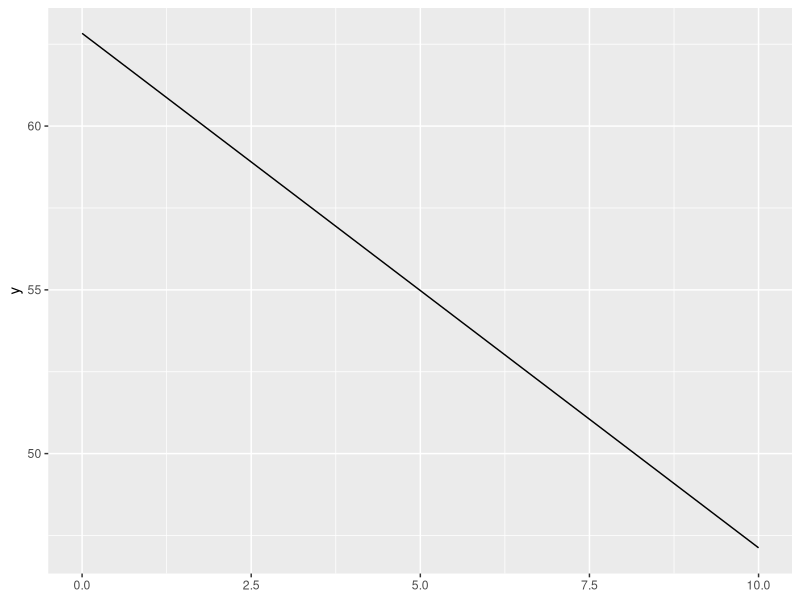
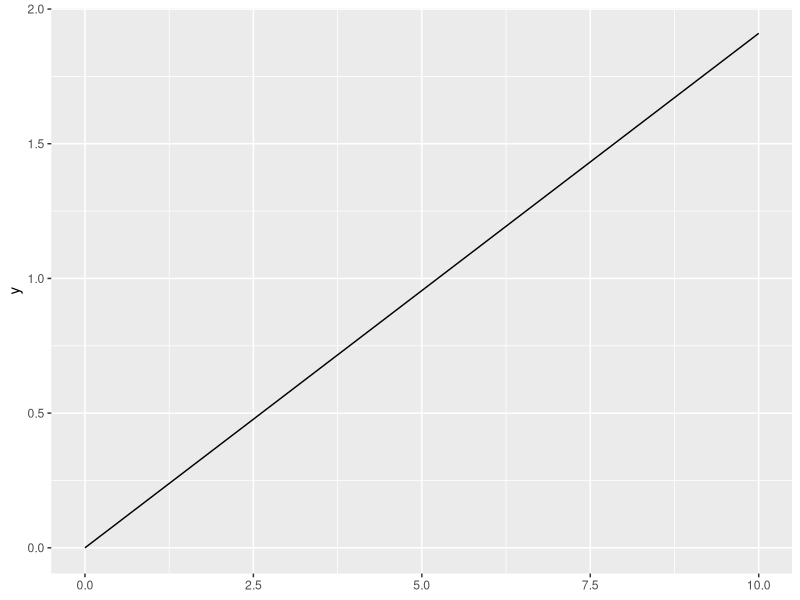
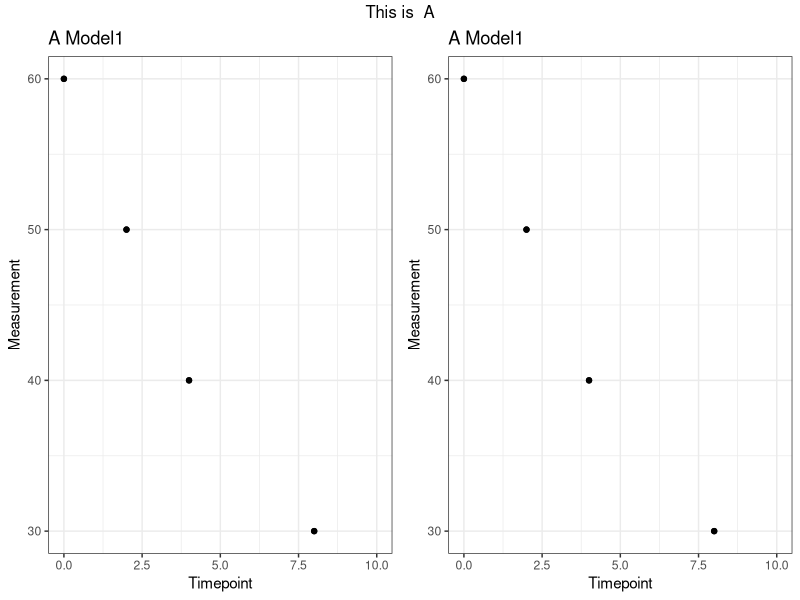
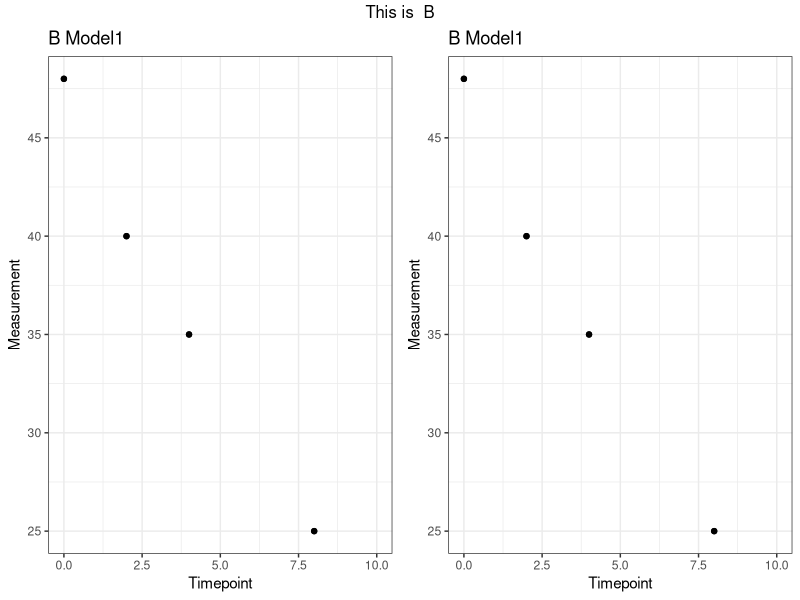

R code for these plots, in order:
## ---- chunk 1
knitr::opts_chunk$set(echo = TRUE)
## ---- chunk 2
# Load Packages ----
{
library(tidyverse)
library(gridExtra)
set.seed(1010)
}

# Initial height for Model1 is constant at 20
height_init <- 20

# Recorded fit parameters -----
fit_df <- data.frame(
  Situation = rep(LETTERS[1:3], each = 2),
  Fit_type = rep(c("Arb1", "Arb2"), 3),
  radius.Model1 = c(rnorm(2, 5), rnorm(2, 4.5), NA, NA),
  height_rc.Model1 = c(rnorm(2, 0.25, 0.1), rnorm(2, 0.5, 0.1), NA, NA),
  radius.Model2 = c(NA, NA, rnorm(2, 1, 0.1), rnorm(2, 1.4, 0.2)),
  volume_rc.Model2 = c(NA, NA, rnorm(2, 1, 0.02), rnorm(2, 1.3, 0.02))
)


obs_df <- data.frame(
  Situation = c(rep("A", 4), rep("B", 8), rep("C", 4)),
  Model = c(rep("Model1", 8), rep("Model2", 8)),
  Measurement = c(60, 50, 40, 30,
                  48, 40, 35, 25,
                  0, 0.1, 0.2, 0.4,
                  0, 0.2, 0.5, 0.6),
  Timepoint = c(rep(c(0, 2, 4, 8), 2), rep(c(0, 1, 2, 3), 2))
)

## ---- chunk 3
fit_df <- fit_df %>%
  pivot_longer(cols = contains(".Model"),
               names_to = "EstimateName.FitModel",
               values_to = "Estimate") %>%
  separate_wider_delim(cols = EstimateName.FitModel,
                       delim = ".",
                       names = c("EstimateName", "FitModel"))

## ---- chunk 4
combo_df <- fit_df %>% left_join(obs_df, by = "Situation",
                                 relationship = "many-to-many") %>%
  filter(Model == FitModel) %>%
  nest(observations = c(Measurement, Timepoint),
       fits = c(EstimateName, Estimate)) %>%
  mutate(fits = map(fits, distinct), # Values were doubled during the join
         fits = map(fits, deframe), # deframe converts two-column data.frames into named list
         fits = map(fits, unlist),
         fits = map(fits, as.list),
         fits = map(fits, as_tibble),
         param_model = paste(Fit_type,
                             FitModel)) %>%
  group_by(Situation, Fit_type, Model) # These columns uniquely identify the columns
# The above is incredibly important!!!

# Example
combo_df$fits[[1]]
## ---- chunk 5

# Model1
ggplot() +
  stat_function(
    fun = function(t, radius, height_roc) {
      pi*(radius^2)*(height_init - (height_roc*t))
      }, args = list(radius = 1, height_roc = 0.5)
  ) +
  xlim(0, 10)

# Model2
ggplot() +
  stat_function(
    fun = function(t, radius, volume_roc) {
      volume_roc * t / (2 * pi * (radius^2))
      }, args = list(radius = 1, volume_roc = 1.2)
  ) +
  xlim(0, 10)
## ---- chunk 6
m1_fun <- function(t, radius, height_roc) {
      pi*(radius^2)*(height_init - (height_roc*t))
}

m2_fun <- function(t, radius, volume_roc) {
      volume_roc * t / (2 * pi * (radius^2))
}

## ---- chunk 7

combined_plots <- combo_df %>%
  mutate(combo_plot = map2(.x = observations,
                           .y = fits,
                           .f = (\(.x, .y) {
                             ggplot(data = .) +
                               geom_point(data = .x,
                                          aes(x = Timepoint, y = Measurement)) +
                               {
                                 if (Model == "Model1") {
                                   stat_function(fun = function(tp, radius, height_roc) {
                                     pi * (radius^2) * (20 - (height_roc * tp))
                                   },
                                   args = list(
                                     radius = .y[["radius"]],
                                     height_roc = .y[["height_rc"]])
                                   )
                                 } else {
                                   stat_function(fun = function(tp, radius, volume_roc) {
                                     volume_roc * tp / (2 * pi * (radius^2))
                                   },
                                   args = list(
                                     radius = .y[["radius"]],
                                     volume_roc = .y[["volume_rc"]])
                                   )
                                 }
                               } + 
                               labs(title = paste(Situation, Model)) +
                               xlim(0, 10) +
                               theme_bw() +
                               theme(aspect.ratio = 1)
                           }
                           ), .progress = TRUE
  ))

# Issue with if (model == "Model1") conditon has length > 1
# Does ifelse solve this? No, it needed to be grouped by unique identifying columns

# However, I think now that the different arguments for Model1 and Model2 are causing
# a recycling error! :(

# Trying to filter out just Model1 to see if that works (no conditional statement)
combined_plots <- combo_df %>%
  filter(Model == "Model1") %>%
  select(-Fit_type, -param_model) %>% distinct() %>%
  mutate(combo_plot = map2(.x = observations,
                           .y = fits,
                           .f = (\(.x, .y) {
                             ggplot(data = .) +
                               geom_point(data = .x,
                                          aes(x = Timepoint,
                                              y = Measurement)
                               ) +
                               stat_function(
                                 fun = function(x, radius, height_roc) {
                                   pi * (radius^2) * (20 - (height_roc * x))
                                 },
                                 args = list(
                                   radius = .y[["radius"]],
                                   height_roc = .y[["height_roc"]])
                               ) + 
                               labs(title = paste(Situation, Model)) +
                               xlim(0, 10) +
                               theme_bw()
                           }
                           )
  ))
# Still getting the recycling error
## ---- chunk 8
grid_combo <- combined_plots %>%
  group_by(Situation) %>%
  summarize(grid_plots = list(combo_plot))

for (i in 1:nrow(grid_combo)) {
  grid.arrange(grobs = grid_combo$grid_plots[[i]],
               nrow = 1,
               top = paste("This is ",
                           grid_combo$Situation[[i]]))
}

